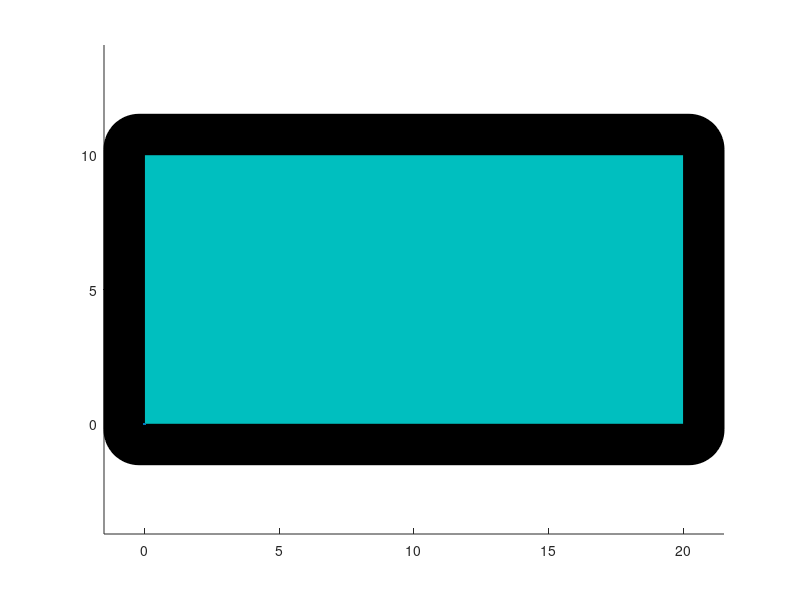

Here is the MATLAB script that generated this plot: (Note: this script raises an error after producing the figure.)
% Kelvin Li
% Simple 2D ball collision simulation inside a box without any pool setup

function Collision_box()
    function plot_table()
        rectangle('Position',[-margin, -margin, (y_length + margin) * 2, y_length + margin * 2], 'FaceColor',[0 0 0], 'Curvature', 0.2);
        rectangle('Position',[0, 0, y_length * 2, y_length], 'FaceColor',[0 0.75 0.75]);
        drawnow
        hold on
    end

    function add_ball_plot(id)
        th = linspace(0, 2*pi * (circle_sides - 1) / circle_sides, circle_sides);
        ball_plot_x(:, id) = (ball_r * cos(th) + pos_array(id, 1))';
        ball_plot_y(:, id) = (ball_r * sin(th) + pos_array(id, 2))';
    end

    function pos = get_mouse_pos()
        pos = get(gca, 'CurrentPoint');
        pos = pos(1, 1:2);
    end

    function OnMouseDown(~, ~)
        if sum(MotionTracker) == 0
            pos = get_mouse_pos();
            if (norm(pos - pos_array(1, :)) <= ball_r)
                isDragging = true;
            end
        end
    end

    function OnMouseUp(~, ~)
        if isDragging
            delete(past_line)
            isDragging = false;
            MotionTracker(1) = 1;
            CollisionManager([1]);
        end
    end

    function OnMouseMove (~, ~)
        if isDragging
            mouse_pos = get_mouse_pos();

            v = (mouse_pos - pos_array(1, :));
            v_array(1, :) = -1 * v / norm(v);

            coef = min(max_drag, norm(v)) / max_drag;

            speed_array(1) = max_speed * coef;
            color = (1 - coef) * (([255, 204, 207] / 255) - [1 0 0]) + [1 0 0];

            delete(past_line)
            drag_pos = pos_array(1, :) + (v / norm(v)) * min(max_drag, norm(v));
            past_line = plot([pos_array(1, 1) drag_pos(1)], [pos_array(1, 2) drag_pos(2)], "Color", color, 'LineWidth',2);
            hold on
        end
    end

    function OnFigureClose(~, ~)
        isRunning = false;
        delete(f)
    end

    function CollisionManager(update_array)
        test_ids = 1: ball_count;
        next_update_array = [];

        for update_id = update_array
            test_ids = test_ids(test_ids ~= update_id);

            [now_dists, now_times] = ball_collision_detection(update_id, test_ids, pos_array, v_array, speed_array, acc, ball_r, walls, true);
            [sort_time, sort_id] = sort(now_times);

            flag = 0;
            if ~isnan(sort_time(1))
                for count = 1: ball_count
                    ball_id = sort_id(count);
                    if ~isnan(now_times(ball_id)) && (sort_time(count) < time_array(ball_id) || isnan(time_array(ball_id)))
                        dist_array(update_id) = now_dists(ball_id, 1);
                        dist_array(ball_id) = now_dists(ball_id, 2);

                        time_array(update_id) = now_times(ball_id);
                        time_array(ball_id) = now_times(ball_id);

                        normal = (pos_array(update_id, :) + dist_array(update_id) * v_array(update_id, :)) ...
                                    - (pos_array(ball_id, :) + dist_array(ball_id) * v_array(ball_id, :));
                        normal = normal / norm(normal);

                        [v1, s1, v2, s2] = ball_collision(v_array(update_id, :), speed_array(update_id, :) - acc * time_array(update_id), ...
                                                            v_array(ball_id, :), speed_array(ball_id, :) - acc * time_array(ball_id), normal, ...
                                                            restitute_coef, tangent_coef);
                        v_next_array(update_id, :) = v1;
                        v_next_array(ball_id, :) = v2;

                        speed_next_array(update_id) = s1;
                        speed_next_array(ball_id) = s2;

                        if collision_ball_array(ball_id) ~= 0
                            next_update_id = collision_ball_array(ball_id);
                            if sum(update_array == next_update_id) == 0
                                time_array(next_update_id) = nan;
                                v_next_array(next_update_id, :) = [0, 0];
                                speed_next_array(next_update_id) = 0;
    
                                next_update_array = [next_update_array, next_update_id];
                            end
                        end

                        collision_ball_array(update_id) = ball_id;
                        collision_ball_array(ball_id) = update_id;

                        if s1 > 0
                            MotionTracker(update_id) = 1;
                        end
                        if s2 > 0
                            MotionTracker(ball_id) = 1;
                        end

                        flag = 1;
                        break
                    end
                end
            end

            if flag == 0
                if speed_array(update_id) > 0
                    [wall_id, d] = wall_collision_detection(pos_array(update_id, :), v_array(update_id, :), ball_r, walls);
    
                    c = [-acc/2, speed_array(update_id), -d];
                    
                    ts = roots(c);
                
                    t = nan;
                    for test_t = ts'
                        if (test_t >= 0 && test_t == real(test_t)) && (isnan(t) || test_t < t)
                            t = test_t;
                        end
                    end
    
                    if isnan(t)
                        t = speed_array(update_id) / acc;
                        dist_array(update_id) = d;
                        time_array(update_id) = t;
    
                        v_next_array(update_id, :) = [0, 0];
                        speed_next_array(update_id) = 0;
                    else
                        dist_array(update_id) = d;
                        time_array(update_id) = t;
        
                        if mod(wall_id, 2) == 1
                            normal = [1 0];
                        else
                            normal = [0 1];
                        end
 
                        collision_speed = speed_array(update_id) - acc * t;
                        [v_next_array(update_id, :), speed_next_array(update_id)] = wall_collision(v_array(update_id, :), collision_speed, normal, restitute_coef, tangent_coef);
                    end
                end
            end
        end
        if ~isempty(next_update_array)
            CollisionManager(next_update_array)
        end
    end

    function update_balls(t)
        update_record = zeros(ball_count, 1);
        for id = 1: ball_count
            if time_array(id) >= 0
                if time_array(id) > t || ((speed_next_array(id) == 0) && (speed_array(id) <= acc * t + 1e-20))
                    if speed_array(id) ~= 0
                        if speed_array(id) > acc * t + 1e-20
                            now_d = calc_d(speed_array(id), acc, t);
                            speed_array(id) = speed_array(id) - acc * t;
                            time_array(id) = time_array(id) - t;
                        else
                            now_d = speed_array(id) ^ 2 / (2 * acc);
                            time_array(id) = nan;
                            speed_array(id) = 0;
                            MotionTracker(id) = 0;
    
                            update_record(id) = 1;
                        end
    
                        pos_array(id, :) = pos_array(id, :) + v_array(id, :) * now_d;
                    else
                        time_array(id) = time_array(id) - t;
                    end
                else

                    now_d_before = calc_d(speed_array(id), acc, time_array(id));
                    now_d_after = calc_d(speed_next_array(id), acc, t - time_array(id));
    
                    pos_array(id, :) = pos_array(id, :) + v_array(id, :) * now_d_before + v_next_array(id, :) * now_d_after;

                    v_array(id, :) = v_next_array(id, :);
                    speed_array(id) = speed_next_array(id) - acc * (t - time_array(id));

                    update_record(id) = 1;
                end

                % In some weird situations (probably due to the precision
                % of computer calculation), the program will not realize
                % that the ball will stop. We need the following "if" to
                % double check
                if speed_array(id) == 0 && speed_next_array(id) == 0
                    time_array(id) = nan;
                    MotionTracker(id) = 0;

                    update_record(id) = 1;
                end
            end
        end
        if sum(update_record) > 0
            update_array = [1: ball_count];
            update_array = update_array(update_record == 1);
            CollisionManager(update_array);
        end
    end


    % Settings
    y_length = 10;
    margin = 1.5;
    circle_sides = 16;

    ball_rows = 5;
    ball_count = 1 + sum(1: ball_rows);

    ball_r = 0.4;
    ball_margin = 0.1 * ball_r;

    ball_tri_pos = [0.75 * y_length, 0.5 * y_length];

    acc = 12;
    time_step = 0.025;
    max_speed = 48;
    max_drag = y_length / 2;

    restitute_coef = 0.8;
    tangent_coef = 0.8;

    walls = [2 * y_length, y_length, 0, 0];

    % Setting up pool table
    f = figure(1);

    plot_table();
    axis equal

    hold on

    % Setting up balls
    pos_array = zeros(ball_count, 2);
    v_array = zeros(ball_count, 2);
    speed_array = zeros(ball_count, 1);
    v_next_array = zeros(ball_count, 2);
    speed_next_array = zeros(ball_count, 1);
    
    dist_array = zeros(ball_count, 1);
    time_array = nan(ball_count, 1);

    collision_ball_array = zeros(ball_count, 1);

    pos_array(1, :) = [1.5 * y_length, 0.5 * y_length];

    id = 1;
    for ii = 0: ball_rows
        x = - sqrt(3) * (2 * ii * ball_r + ii * ball_margin) / 2;
        y_base = - (2 * ii * ball_r + ii * ball_margin) / 2;
        for jj = 0: ii
            id = id + 1;
            y = y_base + jj * (2 * ball_r + ball_margin);
            pos_array(id, :) = [x, y] + ball_tri_pos;
        end
    end

    % Setting Callbacks
    isDragging = false;
    isRunning = true;

    MotionTracker = zeros(ball_count, 1);

    past_line = plot(0, 0);

    set(f, 'WindowButtonDownFcn', @OnMouseDown)
    set(f, 'WindowButtonUpFcn', @OnMouseUp)
    set(f, 'WindowButtonMotionFcn', @OnMouseMove);
    set(f, 'CloseRequestFcn', @OnFigureClose);

    ball_plot_x = zeros(16, ball_count);
    ball_plot_y = zeros(16, ball_count);

    color_array = zeros(ball_count, 3);
    color_array(1, :) = [1 1 1];

    for ii = 2: ball_count
        color_array(ii, :) = [1 0 0];
    end
%     color_array(6, :) = [0 0 0];

    color_array = reshape(color_array, [ball_count, 1, 3]);

    for id = 1: ball_count
        add_ball_plot(id);
    end

    % Plotting takes much more time than calculating the path. Plotting
    % using "rectangle" would result in bad animation quality
    % Through experiment, I found that this is the quickest way to draw "circles"
    ball_patch = patch(ball_plot_x, ball_plot_y, color_array, 'EdgeColor', "none");

    disp("Ready to go!")

    while isRunning
        tic;
        if sum(MotionTracker) ~= 0
            time_left = time_step;
            while min(time_array) < time_left
                [min_time, ~] = min(time_array);
                update_balls(min_time);

                time_left = time_left - min_time;
            end

            update_balls(time_left);

            for id = 1: ball_count
                add_ball_plot(id);
            end

            delete(ball_patch)
            ball_patch = patch(ball_plot_x, ball_plot_y, color_array, 'EdgeColor', "none");
        end

        if sum(v_array) == 0
            MotionTracker = zeros(ball_count, 1);
        end

        elapsed = toc;
        title(elapsed)

        pause(time_step - elapsed)
    end
end


function d = calc_d(s, a, t)
    d = s * t - a * t^2 / 2;
end